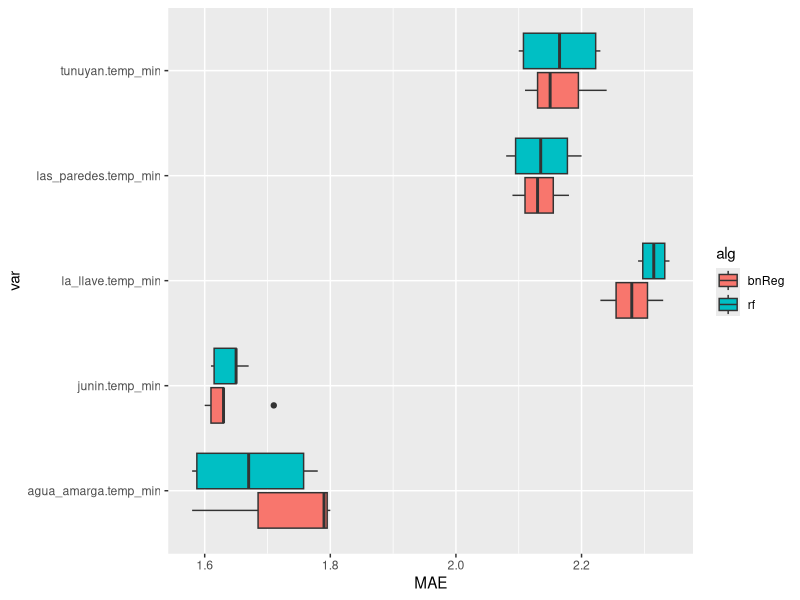
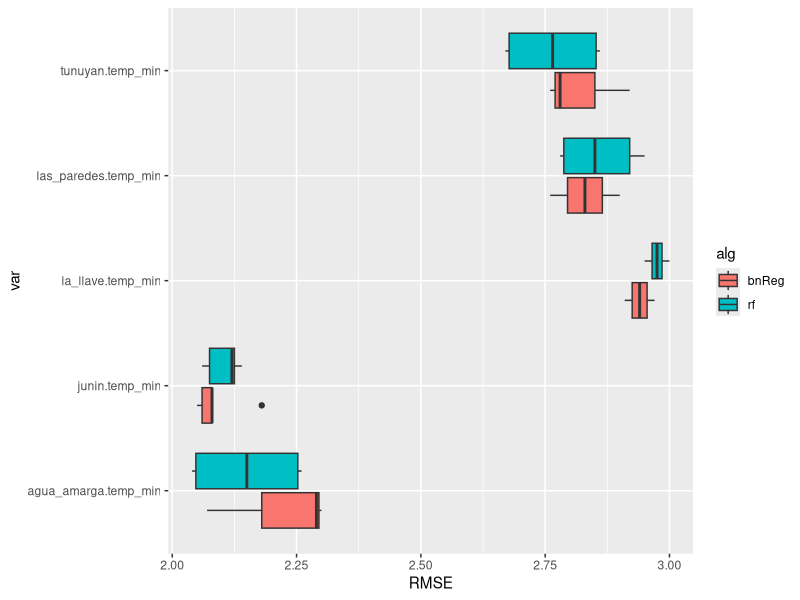
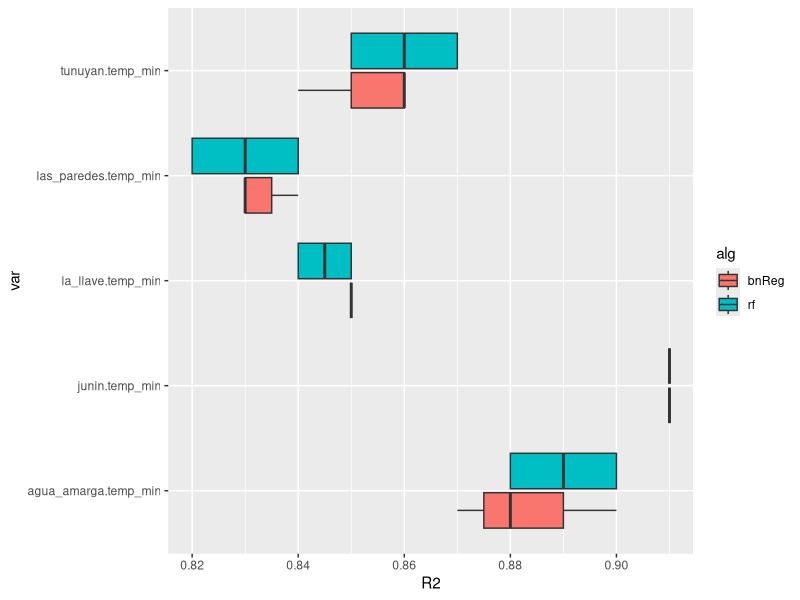
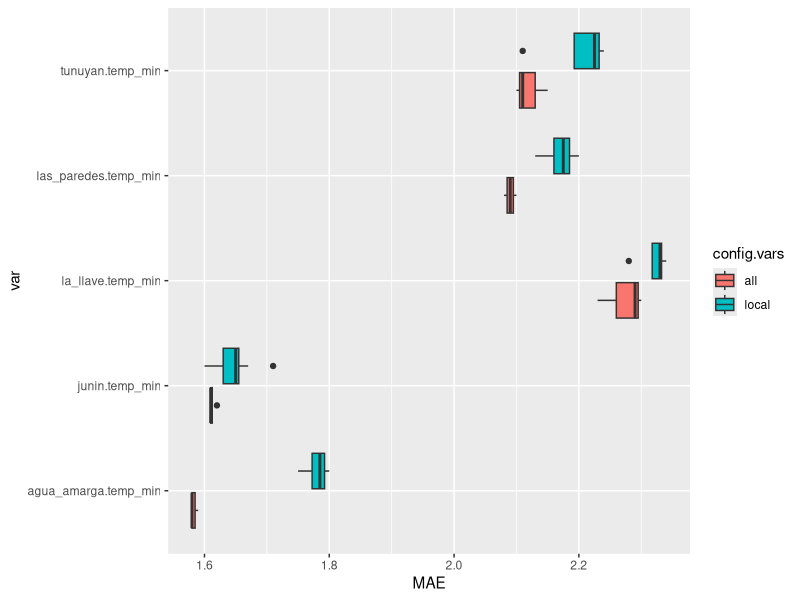
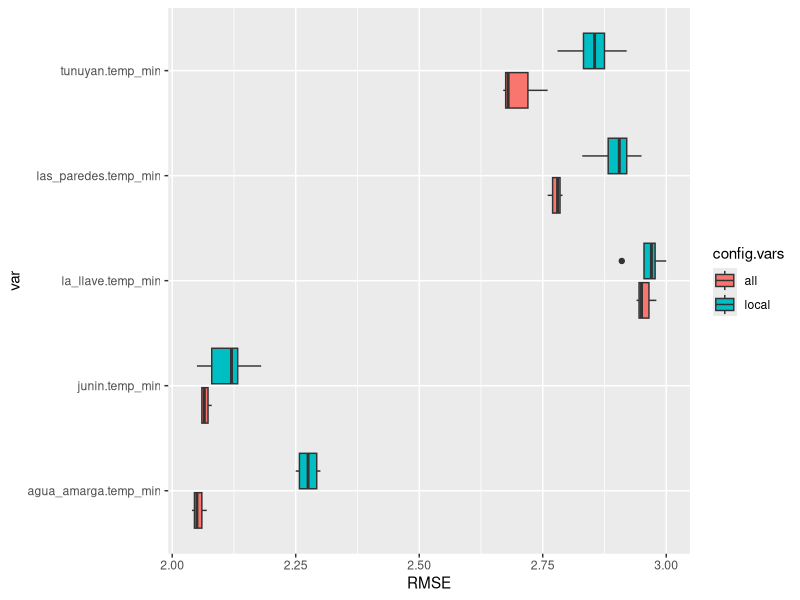
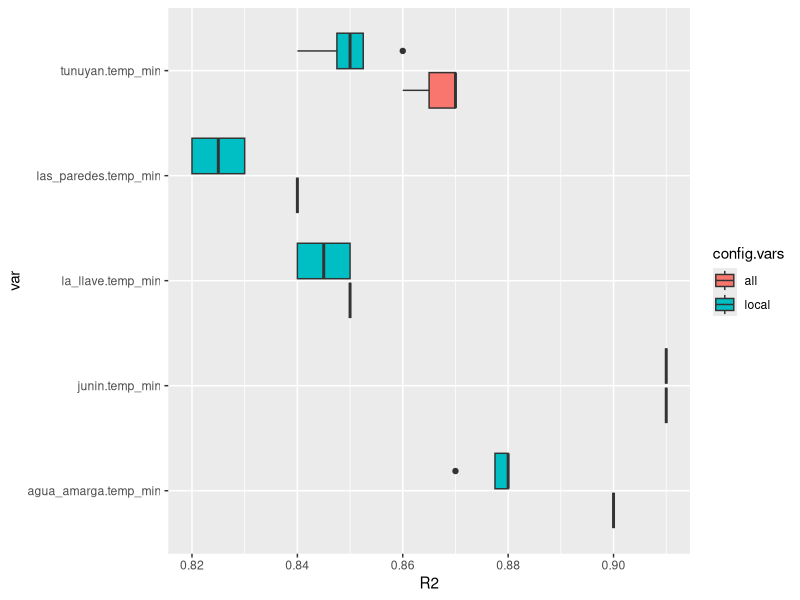

Generate these figures, in order, with R:
## ---- chunk 1
suppressMessages(library(readr))
suppressMessages(library(ggplot2))
suppressMessages(library(gridExtra))
suppressMessages(library(tidyverse))
suppressMessages(library(lazyeval))

dataset <- suppressMessages(read_csv("regression-results.csv"))
dataset[,8:ncol(dataset)] <- round(dataset[,8:ncol(dataset)],digits = 3)
stations <- unique(dataset$var)
algoritmos <- unique(dataset$alg)
metrics <- c("MAE","RMSE","R2")


## ---- chunk 2
#' ## Carga dataset
#' Creación de dataset genérico para resultados clasificación
df <- dataset %>%
  unite(dataset, 
        col=label,c("dataset","var","config.train","config.vars","T","alg"),
        sep = "-",remove=FALSE) %>% 
  select(label,dataset,var,config.train,config.vars,T,alg,MAE,RMSE,R2) 
df

## ---- chunk 3
p <-ggplot(aes(y = MAE , x = var, fill = alg), data = df) + geom_boxplot() + coord_flip()
print(p)

p <-ggplot(aes(y = RMSE , x = var, fill = alg), data = df) + geom_boxplot() + coord_flip()
print(p)

p <-ggplot(aes(y = R2 , x = var, fill = alg), data = df) + 
  geom_boxplot() + coord_flip() #+ labs(fill="T")
print(p)

## ---- chunk 4

p <-ggplot(aes(y = MAE , x = var, fill = config.vars), data = df) + geom_boxplot() + coord_flip()
print(p)

p <-ggplot(aes(y = RMSE , x = var, fill = config.vars), data = df) + geom_boxplot() + coord_flip()
print(p)

#png("plot-estaciones-vs-algs-F1-filtro-datasetDacc-T1.png")
p <-ggplot(aes(y = R2 , x = var, fill = config.vars), data = df) + 
  geom_boxplot() + coord_flip() #+ labs(fill="T")

print(p)
